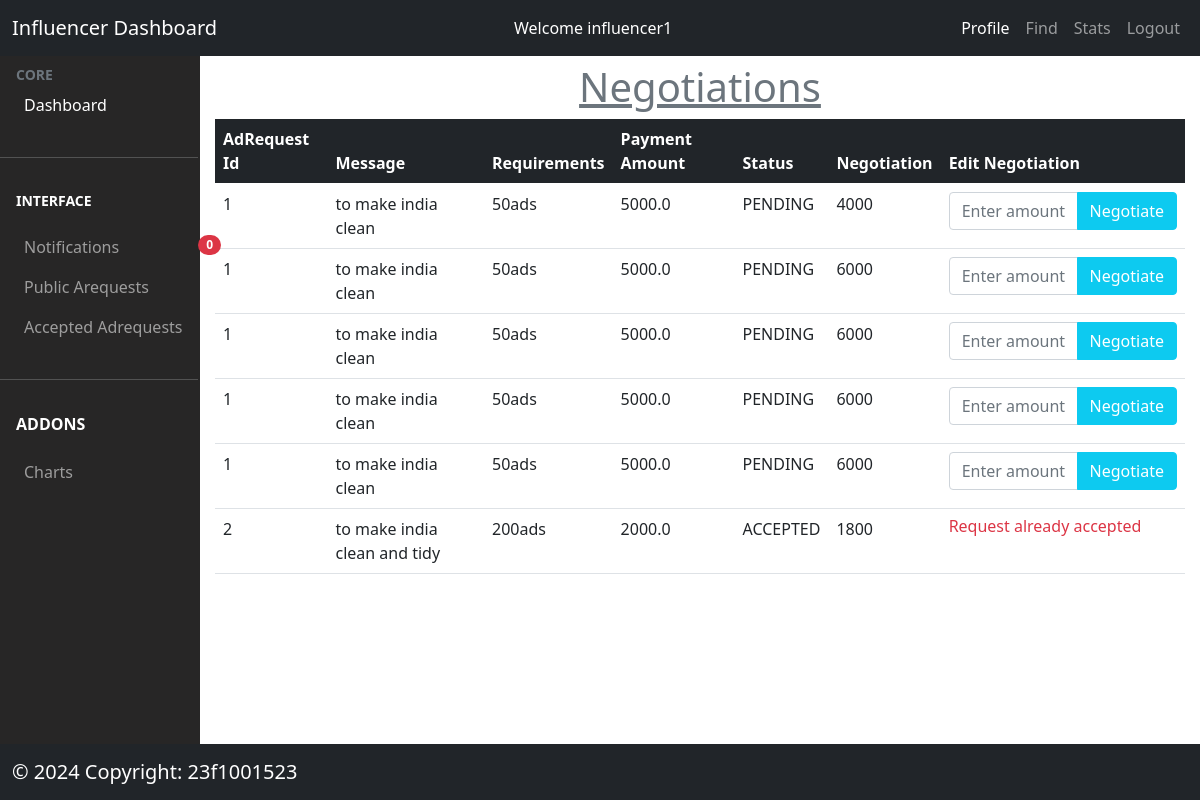
Page /public/adrequests/status (signed in) on the committed database.
### models/model.py (models this page shows, shortened)
class Negotiation(db.Model):
  __tablename__ = 'negotiations'
  id=db.Column(db.Integer, autoincrement=True, primary_key=True)
  negotiation = db.Column(db.String(400))  # negotiation by influencer
  adrequest_id = db.Column(db.Integer,
                           db.ForeignKey('adrequests.adrequest_id'),
                           nullable=False)
  influencer_id = db.Column(db.Integer,
                            db.ForeignKey('influencers.influencer_id'),
                            nullable=False)

class AdRequest(db.Model):
  __tablename__ = 'adrequests'
  adrequest_id = db.Column(db.Integer, autoincrement=True, primary_key=True)
  message = db.Column(db.String(200), nullable=False)
  requirements = db.Column(db.String(200), nullable=False)
  payment_amount = db.Column(db.Float, nullable=False)
  status = db.Column(db.String(200), nullable=False)
  campaign_id = db.Column(db.String(200),
                          db.ForeignKey("campaigns.campaign_id"),
                          nullable=False)
  influencer_id = db.Column(db.String(200),
                            db.ForeignKey("influencers.influencer_id"))
  create_date = db.Column(db.DateTime, default=datetime.now(timezone.utc))
  negotiations = db.relationship('Negotiation',
                                       backref='adrequest',
                                       lazy=True)

### controllers/influencer.py (the view)
@app.route('/public/adrequests/status')
def public_adrequests_status():
  influencer_id = session['user_id']
  negotiations = Negotiation.query.filter_by(influencer_id=influencer_id).all()
  return render_template('/influencer/public_adrequest_status.html',
                         negotiations=negotiations)

### templates/influencer/public_adrequest_status.html (shortened to what this page needs)
{% extends '/influencer/influencer_dashboard.html' %}
{% block content %}
<div class="mt-1">
    {% if negotiations %}
     <h1 class='text-center text-secondary '><u>Negotiations</u></h1>
     <table class='table'>
       <thead class='bg-dark text-white'>
       <tr>
         <th>AdRequest Id</th>
         <th>Message</th>
         <th>Requirements</th>
        <th>Payment Amount</th>
         <th>Status</th>
         <th>Negotiation</th>
         <th>Edit Negotiation</th>
       </tr>
       </thead>
       {% for negotiation in negotiations %}
       {% if negotiation.adrequest.campaign.visibility=='Public'%}
       <tr>
          <td>{{negotiation.adrequest.adrequest_id}}</td>
         <td>{{negotiation.adrequest.message}}</td>
         <td>{{negotiation.adrequest.requirements}}</td>
         <td>{{negotiation.adrequest.payment_amount}}</td>
          <td>{{negotiation.adrequest.status}}</td>
         <td>{{negotiation.negotiation}}</td>
         <td>
            {% if negotiation.adrequest.status=='PENDING' %}
            <form action='/influencer/show/{{negotiation.adrequest.adrequest_id}}' method='POST'>
               <div class='input-group'>
               <input type='text' class='form-control font-size-sm' id='negotiation' name='negotiation' placeholder='Enter amount or OK'>
               <button type='submit' class='btn btn-info text-white'>Negotiate</button>
                 </div>
               </form>
            {% else %}
            <h6 class='text-danger'>Request already accepted</h6>
            {% endif %}
          </td>
       </tr>
       {% endif %}
       {% endfor %}
     </table>
      {% else %}<h1 class='text-center text-danger mt-5'>No Notifications Yet</h1>
     {% endif %}
</div>
{% endblock %}

### rows in the picture
Negotiation: adrequest.adrequest_id "1", adrequest.message "to make india clean", adrequest.requirements "50ads", adrequest.payment_amount "5000.0", adrequest.status "PENDING", negotiation "4000"
Negotiation: adrequest.adrequest_id "1", adrequest.message "to make india clean", adrequest.requirements "50ads", adrequest.payment_amount "5000.0", adrequest.status "PENDING", negotiation "6000"
Negotiation: adrequest.adrequest_id "1", adrequest.message "to make india clean", adrequest.requirements "50ads", adrequest.payment_amount "5000.0", adrequest.status "PENDING", negotiation "6000"
Negotiation: adrequest.adrequest_id "1", adrequest.message "to make india clean", adrequest.requirements "50ads", adrequest.payment_amount "5000.0", adrequest.status "PENDING", negotiation "6000"
Negotiation: adrequest.adrequest_id "1", adrequest.message "to make india clean", adrequest.requirements "50ads", adrequest.payment_amount "5000.0", adrequest.status "PENDING", negotiation "6000"
Negotiation: adrequest.adrequest_id "2", adrequest.message "to make india clean and tidy", adrequest.requirements "200ads", adrequest.payment_amount "2000.0", adrequest.status "ACCEPTED", negotiation "1800", shows "Request already accepted"

### other values in the picture
{{ session['user_id'] }} "influencer1"
{{ adrequests|length }} "0"
